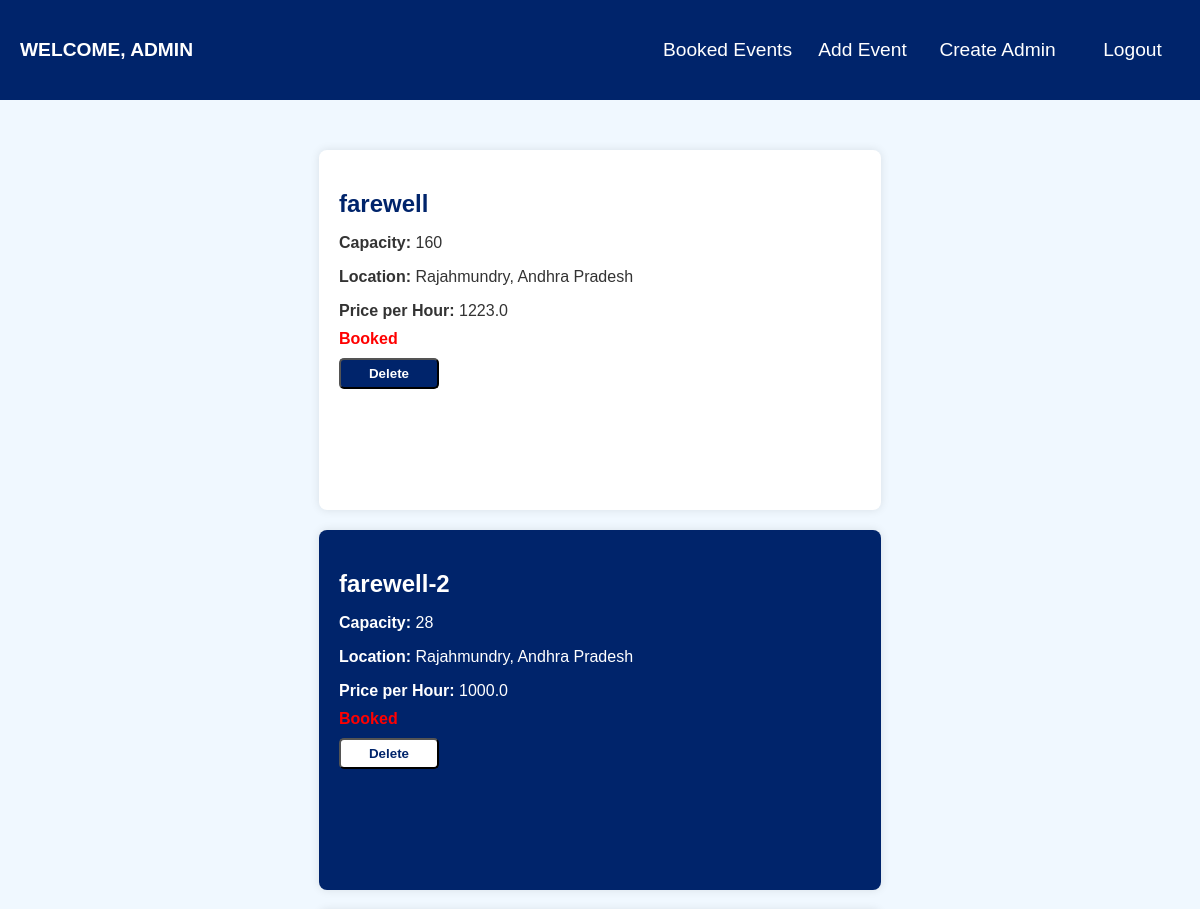
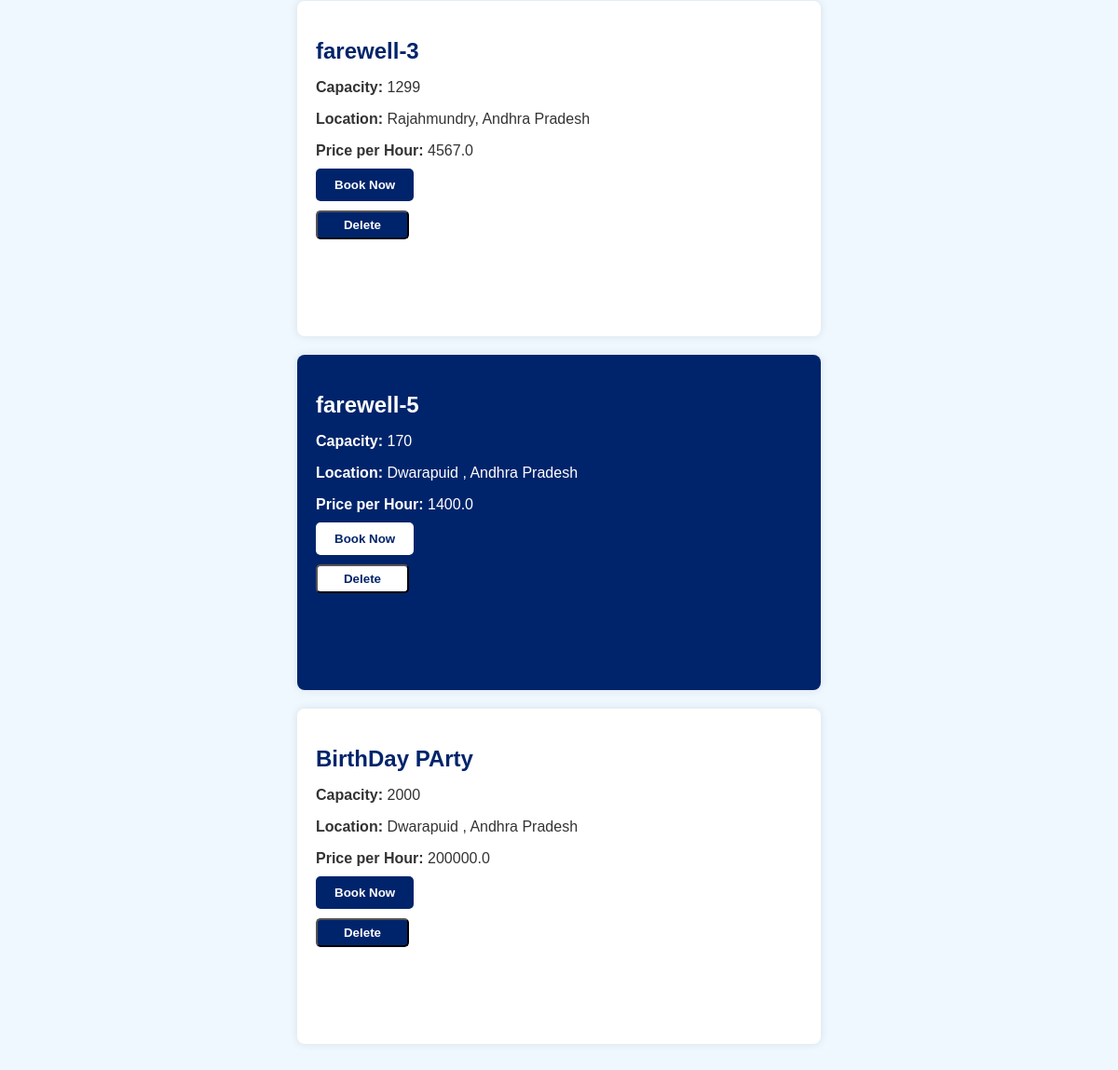
The page /home (signed in) on the database as committed earlier (2 pictures, top to bottom).
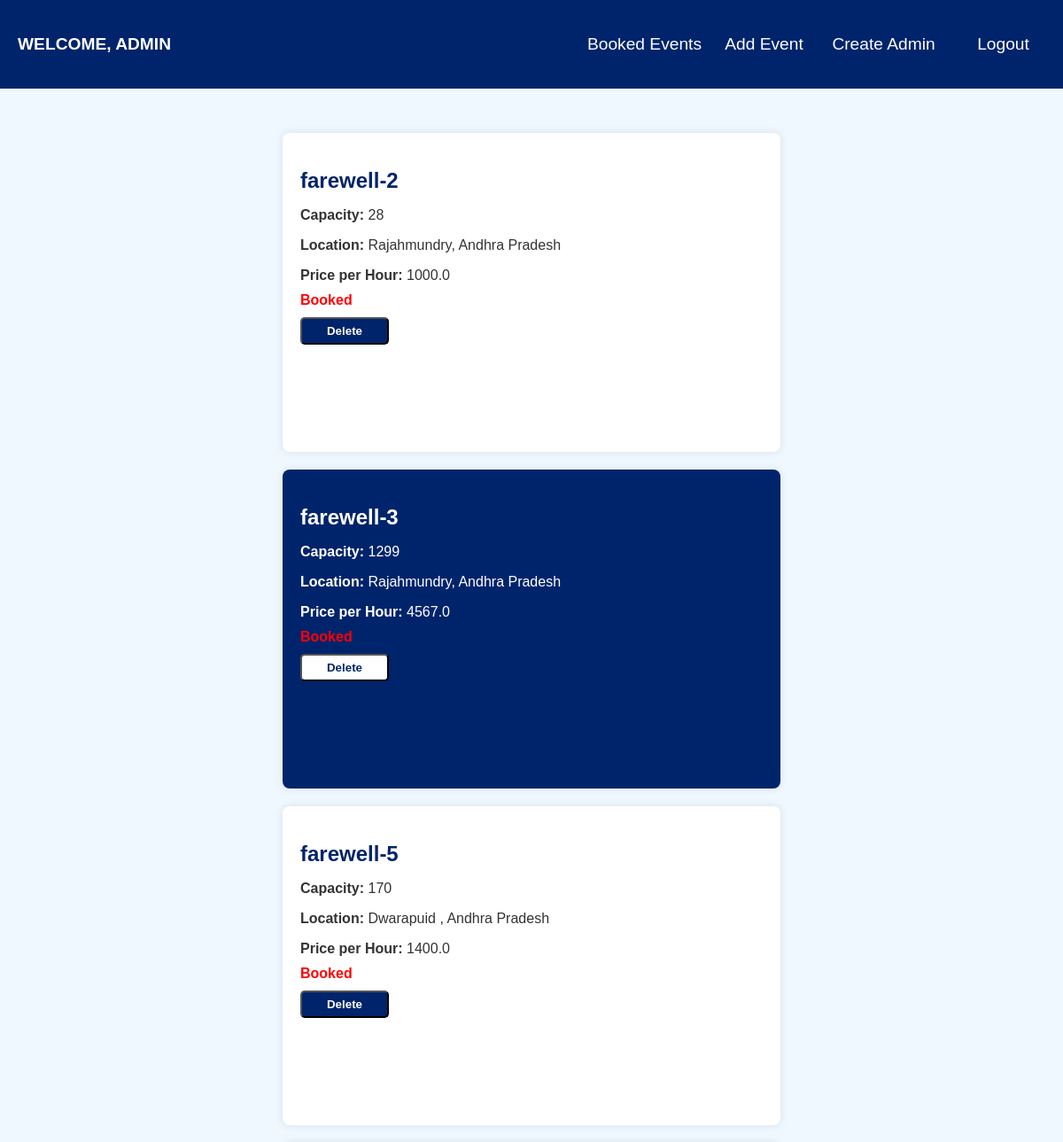
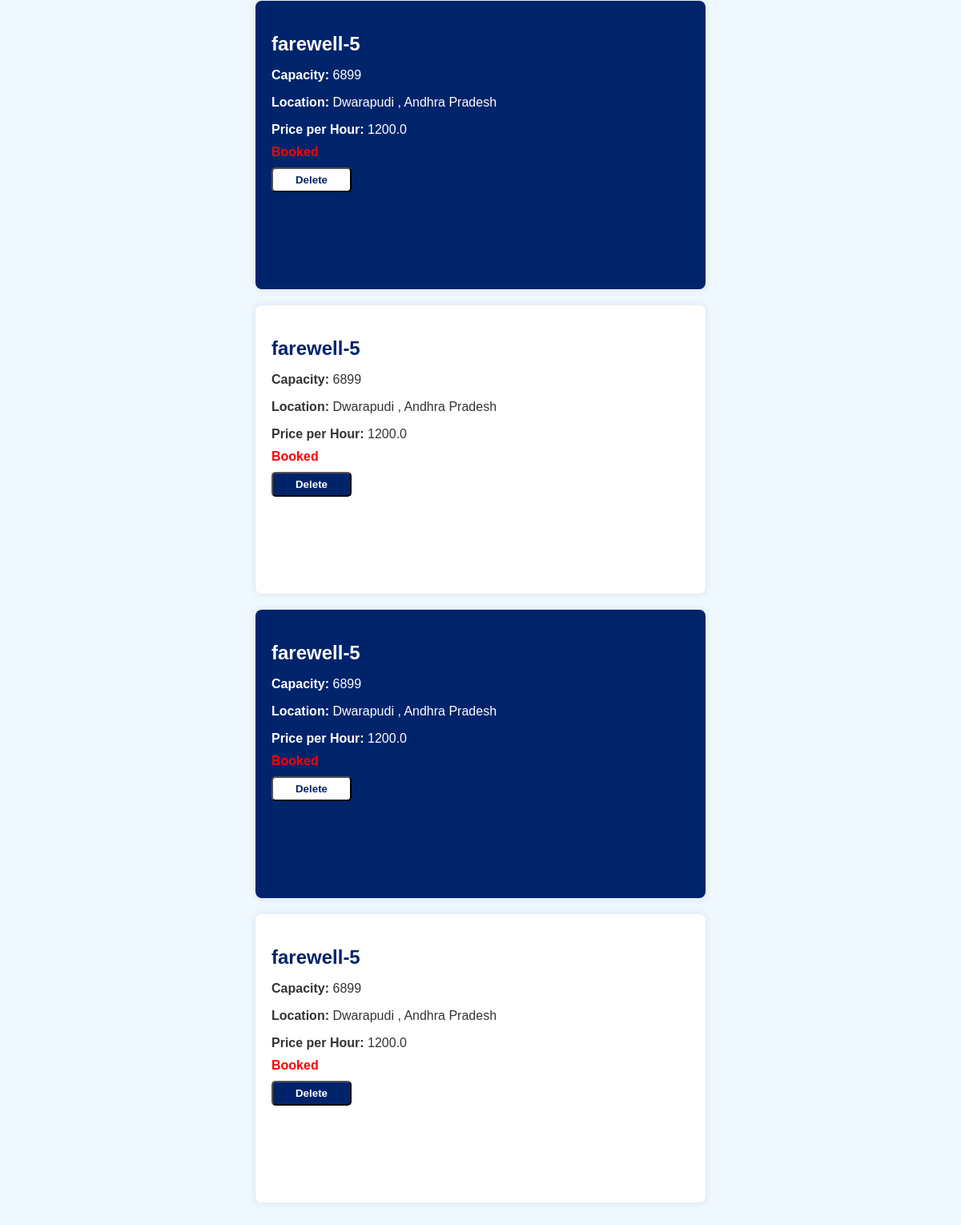
The same page on the database as committed later (2 pictures, top to bottom).
### models.py (models this page shows, shortened)
class Event(db.Model):
    id = db.Column(db.Integer, primary_key=True)
    event_name = db.Column(db.String(100), nullable=False)
    capacity = db.Column(db.Integer, nullable=False)
    location = db.Column(db.String(100), nullable=False)
    price_per_hour = db.Column(db.Float, nullable=False)
    status = db.Column(db.Boolean, default=True)
    book_events = db.relationship('BookEvent', backref='event', cascade='all, delete-orphan')

### app.py (the view)
@app.route('/home')
def landinghome():
    if not is_logged_in():
        return redirect(url_for('login'))
    user = session['user']
    if session["role"] == "ADMIN":
        events = Event.query.all()
        return render_template("admin.html", user=user, events=events)
    events = Event.query.filter_by(status=True).all()
    return render_template("userhome.html", user=user, events=events)

### app.py (called while the page is built)
def is_logged_in():
    return 'user' in session

### templates/admin.html (shortened to what this page needs)
<!DOCTYPE html>
<html lang="en">
<head>
</head>
<body>
    <div class="header">
        <div class="logo">
            <span>WELCOME, {{ session['user'].upper() }} </span>
        </div>
        <div class="links">
            <a href="/getall">Booked Events</a>
            <a href="/addevent">Add Event</a>
            <a href="/createadmin">Create Admin</a>
            <a href="/logout" onclick="alert('Your session may be deleted')">Logout</a>
        </div>
    </div>
    <div class="container">
        {% for event in events %}
            <form action="/book-event" method="post" class="event-item {% if loop.index is even %}card-blue{% else %}card-white{% endif %}">
                <h2>{{ event.event_name }}</h2>
                <p><strong>Capacity:</strong> {{ event.capacity }}</p>
                <p><strong>Location:</strong> {{ event.location }}</p>
                <p><strong>Price per Hour:</strong> {{ event.price_per_hour }}</p>
                <p class="status {% if event.status %}green{% else %}red{% endif %}">
                    {% if event.status %}
                        <input type="submit" value="Book Now" style="font-weight: 600;">
                    {% else %}
                        Booked
                    {% endif %}
                </p>
                {% if event.id %}
                <button><a href="/delete/{{ event.id }}"><strong>Delete</strong></a></button>
                {% endif %}
            </form>
        {% endfor %}
    </div>
</body>
</html>

### templates/admin.html (style rules this page uses)
body { font-family: Arial, sans-serif; background-color: #F0F8FF; margin: 0; padding: 0; display: flex; flex-direction: column; height: 100vh; padding-top: 60px; }
.header { position: fixed; top: 0; left: 0; width: 100%; height: 10vh; background-color: #00246B; color: white; padding: 10px 0; text-align: center; font-size: 1.2rem; z-index: 100; display: flex; flex-direction: row; align-items: center; justify-content: space-between; }
.header .links { width: 45%; display: flex; justify-content: space-between; }
.logo { margin-left: 10px; font-weight: 700; }
.links a { width: 100%; display: flex; flex-direction: row; align-items: center; justify-content: space-around; font-weight: 400; color: white; text-decoration: none; }
.container { flex: 1; padding: 20px; margin-top: 60px; display: flex; flex-wrap: wrap; justify-content: center; }
.event-item { height: 40vh; width: 45%; margin: 10px; padding: 20px; border-radius: 8px; box-shadow: 0 0 10px rgba(0, 0, 0, 0.1); transition: background-color 0.3s ease-in-out; }
.event-item p { color: #333; margin-bottom: 10px; }
.event-item h2 { margin-bottom: 15px; }
.status { font-weight: bold; margin-top: 10px; }
.status.red { color: red; }
.card-blue { background-color: #00246B; color: white; }
.card-white { background-color: white; color: #00246B; }
.card-blue button { background-color: white; color: white; }
.card-white button a { color: white; }
.card-white button { background-color: #00246B; }
.card-blue button a { color: #00246B; }
.card-blue p { color: white; }
.header span { margin-left: 10px; animation: from-left 1s forwards; }
.container .event-item button { width: 100px; padding: 6px; border-radius: 5px; }
.container .event-item button a { text-decoration: none; }

Rows that differ between the two databases and show on the page:
removed Event: event_name "farewell", capacity "160", location "Rajahmundry, Andhra Pradesh", price_per_hour "1223.0", status "Booked"
changed Event "farewell-3": value "Book Now" → (not shown); now shows "Booked"
changed Event "Dwarapuid , Andhra Pradesh": value "Book Now" → (not shown); now shows "Booked"
changed Event (number 4 of 7 on the later page): event_name "BirthDay PArty" → "farewell-5"; capacity "2000" → "6899"; location "Dwarapuid , Andhra Pradesh" → "Dwarapudi , Andhra Pradesh"; price_per_hour "200000.0" → "1200.0"; value "Book Now" → (not shown); now shows "Booked"
added Event: event_name "farewell-5", capacity "6899", location "Dwarapudi , Andhra Pradesh", price_per_hour "1200.0", status "Booked"
added Event: event_name "farewell-5", capacity "6899", location "Dwarapudi , Andhra Pradesh", price_per_hour "1200.0", status "Booked"
added Event: event_name "farewell-5", capacity "6899", location "Dwarapudi , Andhra Pradesh", price_per_hour "1200.0", status "Booked"
